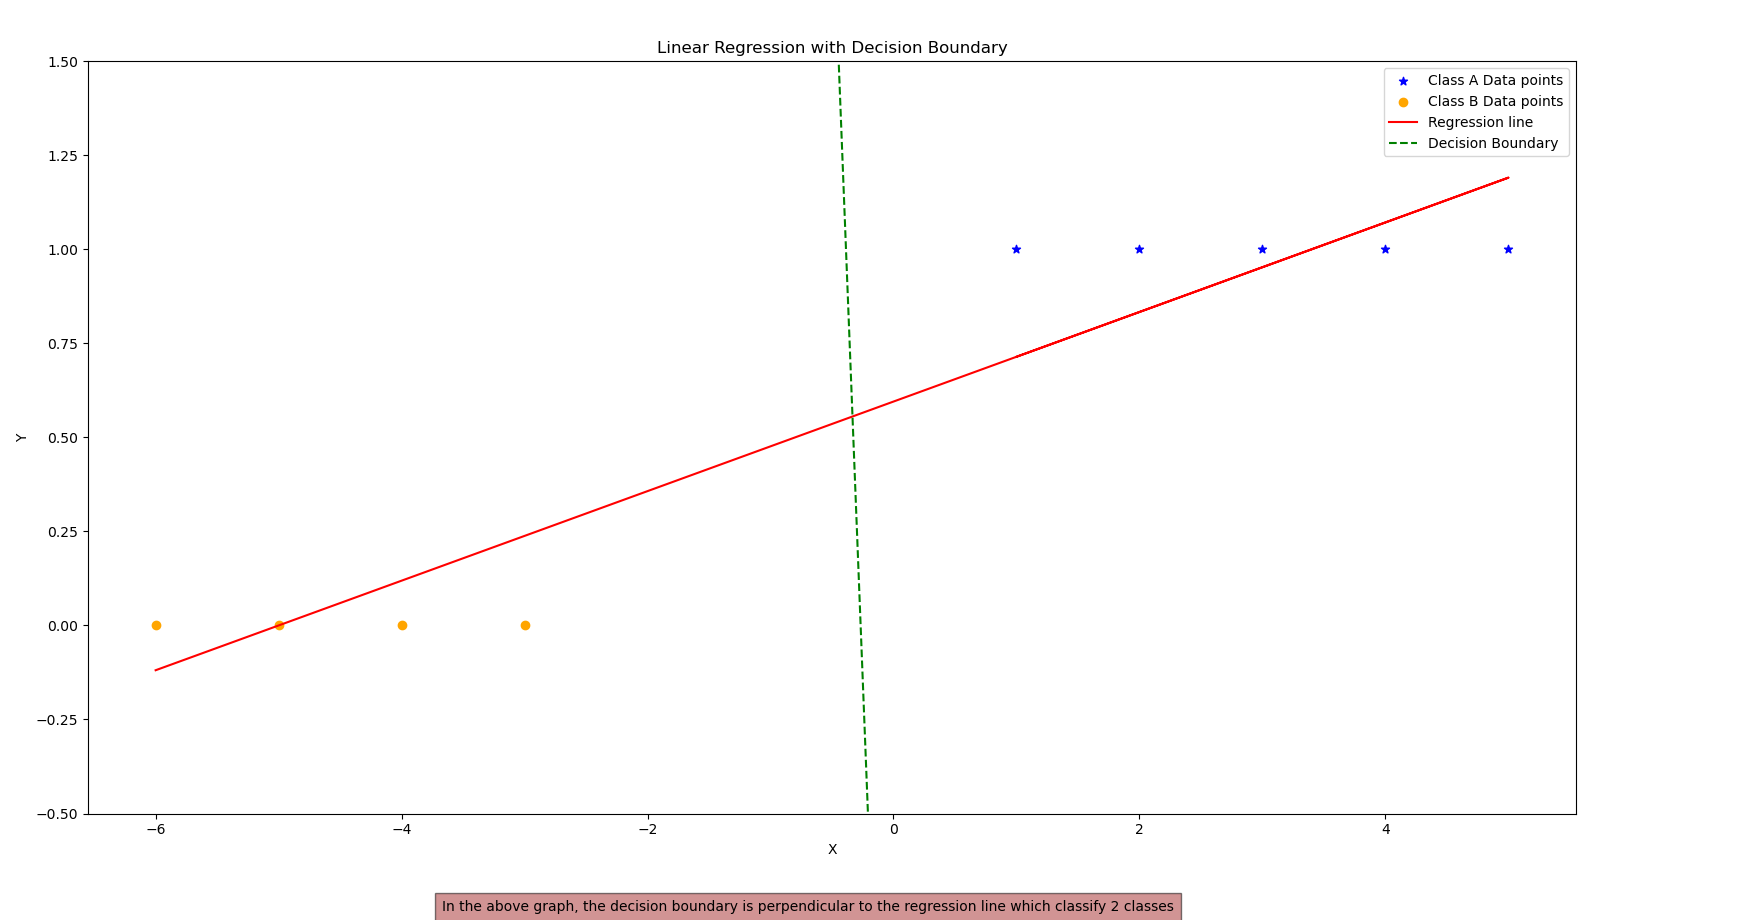

This chart was generated by the following Python code:
# Import necessary modules or libraries
import numpy as np
import matplotlib.pyplot as plt

# Function to convert 'B' and 'G' labels to indicator variables (1 for 'B', 0 for 'G')
def indicator(Y):
    ind=[]
    for i in Y:
        if i=="B":
            ind.append(1)
        else:
            ind.append(0)
    return ind

# Function to classify a value based on a threshold
def discriminant(x, threshold):
    if x < threshold:
        return "G"
    else:
        return "B"
    
# Function to fit a linear regression model
def fit_linear_regression(a, Y):
    # Adding constant term for matrix manipulation
    X=[[1]*len(a)]
    X.append(a)
    X=np.array(X)
    X=np.transpose(X)
    
    # Computing betas using closed-form solution
    betas=np.matmul(np.linalg.inv(np.matmul(np.transpose(X),X)),np.matmul(np.transpose(X),Y))
    b0=betas[0]
    b1=betas[1]
    return b1, b0

#Function to plot the threshold vs MCE
def threshVsMce(X,slope,intercept):
    thresh=[]
    x=[]
    mce=[]
    for i in np.arange(min(X),max(X),0.1):
        thresh.append(i)
        x.append((i-intercept)/slope)
    for i in x:
        count=0
        if i < 0:
            for j in X[5:]:
                if j>i:
                    count+=1
            mce.append(count)
        else:
            for j in X[:5]:
                if j < i:
                    count+=1
            mce.append(count)

    # plotting threshold vs mce
    plt.plot(thresh,mce, color='red', label='MCE curve w.r.t threshold')
    plt.xlabel('Threshold')
    plt.ylabel('MCE')
    plt.xlim(-0.5,1.5)
    plt.title('Threshold vs MCE')
    plt.figtext(0.5, 0.01, "In the above graph, the misclassification error of different threshold is plotted", ha="center", fontsize=10, bbox={"facecolor":"brown", "alpha":0.5, "pad":5})
    plt.legend()
    plt.show()

# Function to calculate the value of y for a given x using the regression line equation
def calculate_value(x_new):
    return slope * x_new + intercept

# Input data
X = np.array([1,2,3,4,5,-3,-4,-5,-6])
Y = np.array(['B','B','B','B','B','G','G','G','G'])

# Convert labels to indicator variables
Indicator = indicator(Y)

# Calculate threshold for classification
threshold = np.mean(Indicator)

# Convert labels to indicator variables
Indicator = indicator(Y)

# Fit linear regression model
slope, intercept = fit_linear_regression(X, Indicator)

# call the function
threshVsMce(X,slope,intercept)

# Calculate value of y for a new data point
x_new = 8
regressValue = calculate_value(x_new)

# Classify the new data point
clas = discriminant(regressValue, threshold)

# Print classification result
print("The class of given data point", x_new, "is", clas)
print("Slope (b1):", slope)
print("Intercept (b0):", intercept)

# Calculate the midpoint of the regression line
midpoint_x = np.mean(X)
midpoint_y = calculate_value(midpoint_x)

# Define slope of perpendicular line (negative reciprocal of the slope of regression line)
perpendicular_slope = -1 / slope

# Define equation of perpendicular line: y - y1 = m * (x - x1)
# Where (x1, y1) is the midpoint of the regression line
def perpendicular_line_equation(x):
    return perpendicular_slope * (x - midpoint_x) + midpoint_y

# Plotting
plt.scatter(X[:5], Indicator[:5], color='blue', marker="*", label='Class A Data points')
plt.scatter(X[5:], Indicator[5:], color='orange', marker="o", label='Class B Data points')

# Plot regression line
plt.plot(X, calculate_value(X), color='red', label='Regression line')

# Plot perpendicular line
plt.plot(X, perpendicular_line_equation(X), linestyle='--', color='green', label='Decision Boundary')

plt.xlabel('X')
plt.ylabel('Y')
plt.ylim(-0.5,1.5)
plt.title('Linear Regression with Decision Boundary')
plt.figtext(0.5, 0.01, "In the above graph, the decision boundary is perpendicular to the regression line which classify 2 classes", ha="center", fontsize=10, bbox={"facecolor":"brown", "alpha":0.5, "pad":5})
plt.legend()
plt.show()

# import numpy as np
# import matplotlib.pyplot as plt

# # Function to convert 'B' and 'G' labels to indicator variables (1 for 'B', 0 for 'G')
# def indicator(Y):
#     ind=[]
#     for i in Y:
#         if i=="B":
#             ind.append(1)
#         else:
#             ind.append(0)
#     return ind

# # Function to classify a value based on a threshold
# def discriminant(x, threshold):
#     if x < threshold:
#         return "G"
#     else:
#         return "B"

# # Function to fit a linear regression model
# def fit_linear_regression(a, Y):
#     # Adding constant term for matrix manipulation
#     X=[[1]*len(a)]
#     X.append(a)
#     X=np.array(X)
#     X=np.transpose(X)
    
#     # Computing betas using closed-form solution
#     betas=np.matmul(np.linalg.inv(np.matmul(np.transpose(X),X)),np.matmul(np.transpose(X),Y))
#     b0=betas[0]
#     b1=betas[1]
#     return b1, b0

# # Function to calculate the value of y for a given x using the regression line equation
# def calculate_value(x_new):
#     return slope * x_new + intercept

# # Input data
# X = np.array([1,2,3,4,5,-3,-4,-5,-6])
# Y = np.array(['B','B','B','B','B','G','G','G','G'])

# # Convert labels to indicator variables
# Indicator = indicator(Y)

# # Calculate threshold for classification
# threshold = np.mean(Indicator)

# # Fit linear regression model
# slope, intercept = fit_linear_regression(X, Indicator)

# # Calculate value of y for a new data point
# x_new = 8
# regressValue = calculate_value(x_new)

# # Classify the new data point
# clas = discriminant(regressValue, threshold)

# # Print classification result
# print("The class of given data point", x_new, "is", clas)
# print("Slope (b1):", slope)
# print("Intercept (b0):", intercept)

# # Compute regression line
# regression_line = slope * X + intercept

# Yp=[]
# for i in X:
#     Yp.append((-1/slope)*i + 0.55)
# # Plotting

# plt.scatter(X[:5], Indicator[:5], color='blue', marker="*", label='Class A Data points')
# plt.scatter(X[5:], Indicator[5:], color='orange', marker="o", label='Class B Data points')
# plt.plot(X, regression_line, color='red', label='Regression line')
# plt.plot(X,Yp, color='orange', label='Decision boundary')
# plt.xlabel('X')
# plt.ylabel('Y')
# plt.title('Linear Regression')
# plt.figtext(0.5, 0.01, "In the above graph, two classes are fitted using linear regression", ha="center", fontsize=10, bbox={"facecolor":"brown", "alpha":0.5, "pad":5})
# plt.legend()
# plt.ylim(-0.5,1.5)
# plt.show()
